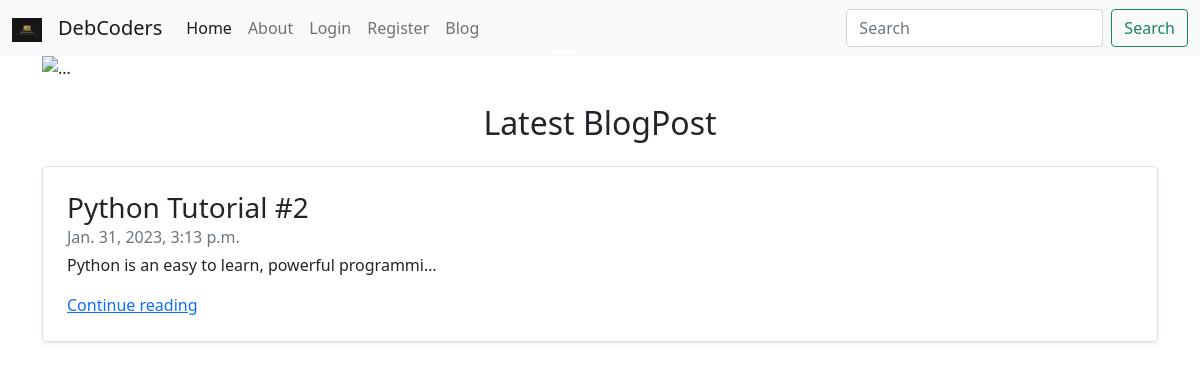
The page / on the database its author committed.
### home/models.py (models this page shows, shortened)
class Post(models.Model):
    sno = models.AutoField(primary_key=True)
    title = models.CharField(max_length=255)
    content = models.TextField()
    timeStampt = models.DateTimeField(blank=True)

### home/views.py (the view)
# urls.py: 2. Add a URL to urlpatterns:  path('', views.home, name='home')
def home(request):
    post = Post.objects.latest('timeStampt')
    return render(request, 'index.html', {'post' : post})

### templates/index.html (shortened to what this page needs)
{% extends 'base.html' %}
{% block home_active %} active {% endblock %}
{% block content %}
{% load static %}
<div class="container">
    <div id="carouselExampleCaptions" class="carousel slide" data-bs-ride="carousel">
        <div class="carousel-indicators">
            <button type="button" data-bs-target="#carouselExampleCaptions" data-bs-slide-to="0" class="active"
                aria-current="true" aria-label="Slide 1"></button>
            <button type="button" data-bs-target="#carouselExampleCaptions" data-bs-slide-to="1"
                aria-label="Slide 2"></button>
            <button type="button" data-bs-target="#carouselExampleCaptions" data-bs-slide-to="2"
                aria-label="Slide 3"></button>
        </div>
        <div class="carousel-inner">
            <div class="carousel-item active">
                <img src="{% static 'banner_image_1.jpg' %}" class="d-block w-100" alt="...">
                <div class="carousel-caption d-none d-md-block">
                </div>
            </div>
        </div>
        <button class="carousel-control-prev" type="button" data-bs-target="#carouselExampleCaptions"
            data-bs-slide="prev">
            <span class="carousel-control-prev-icon" aria-hidden="true"></span>
        </button>
        <button class="carousel-control-next" type="button" data-bs-target="#carouselExampleCaptions"
            data-bs-slide="next">
            <span class="carousel-control-next-icon" aria-hidden="true"></span>
        </button>
    </div>
</div>
<br>
<div class="container">
    <h2 class="text-center">Latest BlogPost</h2>
    <div class="container">
        <div
            class="row no-gutters border rounded overflow-hidden flex-md-row mb-4 shadow-sm h-md-250 my-4 position-relative">
            <div class="col p-4 d-flex flex-column position-static">
                <h3 class="mb-0">{{post.title}}</h3>
                <div class="mb-1 text-muted">{{post.timeStampt}}</div>
                <p class="card-text mb-auto">{{post.content | truncatechars:50 | safe}}</p>
                <a href="/blogPost/{{post.sno}}" class="stretched-link">Continue reading</a>
            </div>
        </div>
    </div>
</div>
{% endblock %}

### rows shown on the page
Post: title "Python Tutorial #2", timeStampt "Jan. 31, 2023, 3:13 p.m.", content "Python is an easy to learn, powerful programmi…"
